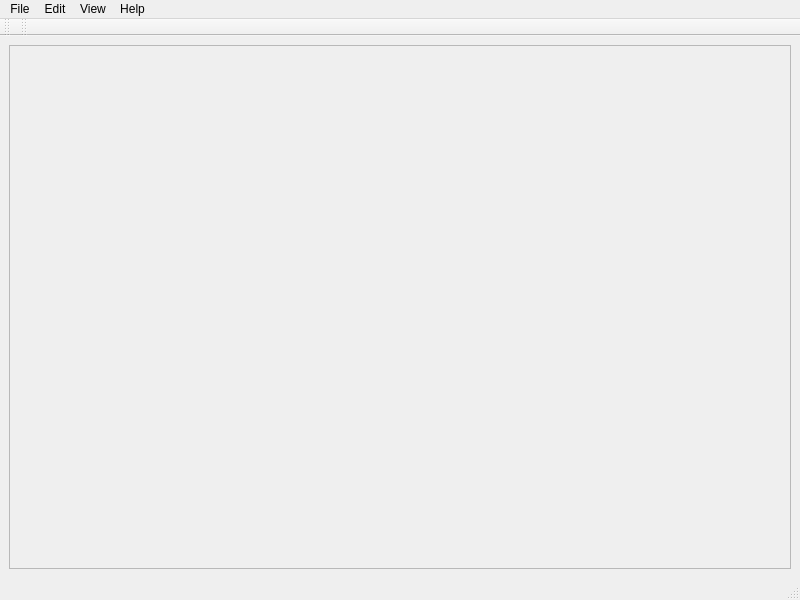
<?xml version="1.0" encoding="UTF-8"?>
<ui version="4.0">
 <class>MainWindow</class>
 <widget class="QMainWindow" name="MainWindow">
  <property name="geometry">
   <rect>
    <x>0</x>
    <y>0</y>
    <width>800</width>
    <height>600</height>
   </rect>
  </property>
  <property name="windowTitle">
   <string>MainWindow</string>
  </property>
  <widget class="QWidget" name="centralwidget">
   <layout class="QVBoxLayout" name="verticalLayout">
    <item>
     <widget class="QScrollArea" name="scrollArea">
      <property name="widgetResizable">
       <bool>true</bool>
      </property>
      <widget class="QWidget" name="scrollAreaWidgetContents">
       <property name="geometry">
        <rect>
         <x>0</x>
         <y>0</y>
         <width>778</width>
         <height>518</height>
        </rect>
       </property>
      </widget>
     </widget>
    </item>
   </layout>
  </widget>
  <widget class="QMenuBar" name="menubar">
   <property name="geometry">
    <rect>
     <x>0</x>
     <y>0</y>
     <width>800</width>
     <height>25</height>
    </rect>
   </property>
   <widget class="QMenu" name="menuFile">
    <property name="title">
     <string>File</string>
    </property>
    <addaction name="actionNew"/>
    <addaction name="actionOpen"/>
    <addaction name="actionSave"/>
    <addaction name="actionSave_as"/>
    <addaction name="separator"/>
    <addaction name="actionExit"/>
   </widget>
   <widget class="QMenu" name="menuHelp">
    <property name="title">
     <string>Help</string>
    </property>
    <addaction name="actionAbout"/>
   </widget>
   <widget class="QMenu" name="menuEdit">
    <property name="title">
     <string>Edit</string>
    </property>
    <addaction name="actionCompact_layout"/>
    <addaction name="separator"/>
    <addaction name="actionButton"/>
    <addaction name="actionLED"/>
    <addaction name="actionOutputs_extender"/>
    <addaction name="actionLogic"/>
    <addaction name="actionTrigger"/>
    <addaction name="actionOscillator"/>
    <addaction name="actionBeeper"/>
   </widget>
   <widget class="QMenu" name="menuView">
    <property name="title">
     <string>View</string>
    </property>
    <addaction name="actionZoom"/>
   </widget>
   <addaction name="menuFile"/>
   <addaction name="menuEdit"/>
   <addaction name="menuView"/>
   <addaction name="menuHelp"/>
  </widget>
  <widget class="QStatusBar" name="statusbar"/>
  <widget class="QToolBar" name="toolBarFile">
   <property name="windowTitle">
    <string>toolBar</string>
   </property>
   <attribute name="toolBarArea">
    <enum>TopToolBarArea</enum>
   </attribute>
   <attribute name="toolBarBreak">
    <bool>false</bool>
   </attribute>
  </widget>
  <widget class="QToolBar" name="toolBarComponents">
   <property name="windowTitle">
    <string>toolBar_2</string>
   </property>
   <attribute name="toolBarArea">
    <enum>TopToolBarArea</enum>
   </attribute>
   <attribute name="toolBarBreak">
    <bool>false</bool>
   </attribute>
  </widget>
  <action name="actionNew">
   <property name="icon">
    <iconset theme="document-new">
     <normaloff/>
    </iconset>
   </property>
   <property name="text">
    <string>New</string>
   </property>
  </action>
  <action name="actionOpen">
   <property name="icon">
    <iconset theme="document-open">
     <normaloff/>
    </iconset>
   </property>
   <property name="text">
    <string>Open...</string>
   </property>
  </action>
  <action name="actionSave">
   <property name="icon">
    <iconset theme="document-save">
     <normaloff/>
    </iconset>
   </property>
   <property name="text">
    <string>Save</string>
   </property>
  </action>
  <action name="actionSave_as">
   <property name="icon">
    <iconset theme="document-save-as">
     <normaloff/>
    </iconset>
   </property>
   <property name="text">
    <string>Save as...</string>
   </property>
  </action>
  <action name="actionExit">
   <property name="icon">
    <iconset theme="application-exit">
     <normaloff/>
    </iconset>
   </property>
   <property name="text">
    <string>Exit</string>
   </property>
  </action>
  <action name="actionAbout">
   <property name="text">
    <string>About...</string>
   </property>
  </action>
  <action name="actionCompact_layout">
   <property name="text">
    <string>Compact layout</string>
   </property>
  </action>
  <action name="actionAdd_button">
   <property name="text">
    <string>Add button</string>
   </property>
  </action>
  <action name="actionAdd_Led">
   <property name="text">
    <string>Add LED</string>
   </property>
  </action>
  <action name="actionButton">
   <property name="icon">
    <iconset resource="exsim.qrc">
     <normaloff>:/images/button.png</normaloff>:/images/button.png</iconset>
   </property>
   <property name="text">
    <string>Button</string>
   </property>
   <property name="whatsThis">
    <string>QCPButton</string>
   </property>
  </action>
  <action name="actionLED">
   <property name="icon">
    <iconset resource="exsim.qrc">
     <normaloff>:/images/led.png</normaloff>:/images/led.png</iconset>
   </property>
   <property name="text">
    <string>LED</string>
   </property>
   <property name="whatsThis">
    <string>QCPLed</string>
   </property>
  </action>
  <action name="actionLogic">
   <property name="icon">
    <iconset resource="exsim.qrc">
     <normaloff>:/images/logic.png</normaloff>:/images/logic.png</iconset>
   </property>
   <property name="text">
    <string>Logic element</string>
   </property>
   <property name="whatsThis">
    <string>QCPLogic</string>
   </property>
  </action>
  <action name="actionOutputs_extender">
   <property name="icon">
    <iconset resource="exsim.qrc">
     <normaloff>:/images/extender.png</normaloff>:/images/extender.png</iconset>
   </property>
   <property name="text">
    <string>Outputs extender</string>
   </property>
   <property name="whatsThis">
    <string>QCPExtender</string>
   </property>
  </action>
  <action name="actionZoom">
   <property name="icon">
    <iconset theme="zoom-draw">
     <normaloff/>
    </iconset>
   </property>
   <property name="text">
    <string>Zoom...</string>
   </property>
  </action>
  <action name="actionTrigger">
   <property name="icon">
    <iconset resource="exsim.qrc">
     <normaloff>:/images/trigger.png</normaloff>:/images/trigger.png</iconset>
   </property>
   <property name="text">
    <string>Trigger</string>
   </property>
   <property name="whatsThis">
    <string>QCPTrigger</string>
   </property>
  </action>
  <action name="actionOscillator">
   <property name="icon">
    <iconset resource="exsim.qrc">
     <normaloff>:/images/generator.png</normaloff>:/images/generator.png</iconset>
   </property>
   <property name="text">
    <string>Oscillator</string>
   </property>
   <property name="whatsThis">
    <string>QCPGen</string>
   </property>
  </action>
  <action name="actionAsyncronous_repeater">
   <property name="icon">
    <iconset>
     <normaloff>:/images/repeater.png</normaloff>:/images/repeater.png</iconset>
   </property>
   <property name="text">
    <string>Asyncronous repeater</string>
   </property>
   <property name="whatsThis">
    <string>QCPRepeater</string>
   </property>
  </action>
  <action name="actionBeeper">
   <property name="icon">
    <iconset resource="exsim.qrc">
     <normaloff>:/images/beeper.png</normaloff>:/images/beeper.png</iconset>
   </property>
   <property name="text">
    <string>Beeper</string>
   </property>
   <property name="whatsThis">
    <string>QCPBeeper</string>
   </property>
  </action>
 </widget>
 <resources>
  <include location="exsim.qrc"/>
 </resources>
 <connections/>
</ui>
